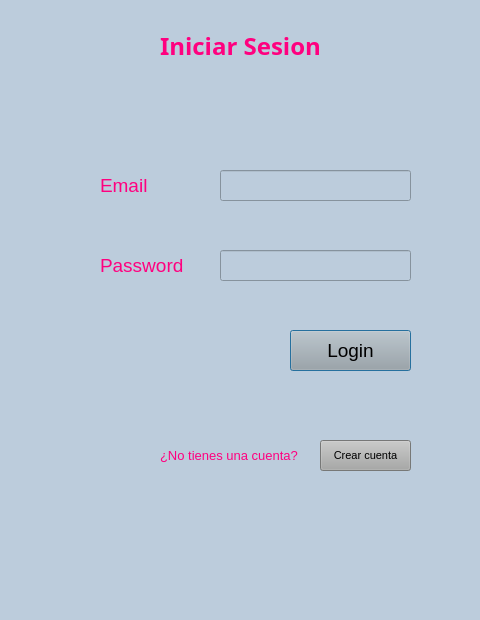
<?xml version="1.0" encoding="UTF-8"?>
<ui version="4.0">
 <class>Dialog</class>
 <widget class="QDialog" name="Dialog">
  <property name="geometry">
   <rect>
    <x>0</x>
    <y>0</y>
    <width>480</width>
    <height>620</height>
   </rect>
  </property>
  <property name="windowTitle">
   <string>Dialog</string>
  </property>
  <property name="styleSheet">
   <string notr="true">background-color: #bcccdc/*rgb(60,60,60)*/;
</string>
  </property>
  <widget class="QLabel" name="label">
   <property name="geometry">
    <rect>
     <x>160</x>
     <y>30</y>
     <width>191</width>
     <height>31</height>
    </rect>
   </property>
   <property name="font">
    <font>
     <family>Arial Black</family>
     <pointsize>18</pointsize>
     <weight>75</weight>
     <bold>true</bold>
    </font>
   </property>
   <property name="styleSheet">
    <string notr="true">color: rgb(255, 0, 127);</string>
   </property>
   <property name="text">
    <string>Iniciar Sesion </string>
   </property>
  </widget>
  <widget class="QLabel" name="label_2">
   <property name="geometry">
    <rect>
     <x>100</x>
     <y>170</y>
     <width>61</width>
     <height>31</height>
    </rect>
   </property>
   <property name="font">
    <font>
     <family>Arial</family>
     <pointsize>14</pointsize>
    </font>
   </property>
   <property name="styleSheet">
    <string notr="true">color: rgb(255, 0, 127);</string>
   </property>
   <property name="text">
    <string>Email</string>
   </property>
  </widget>
  <widget class="QLabel" name="label_3">
   <property name="geometry">
    <rect>
     <x>100</x>
     <y>250</y>
     <width>101</width>
     <height>31</height>
    </rect>
   </property>
   <property name="font">
    <font>
     <family>Arial</family>
     <pointsize>14</pointsize>
    </font>
   </property>
   <property name="styleSheet">
    <string notr="true">color: rgb(255, 0, 127);</string>
   </property>
   <property name="text">
    <string>Password </string>
   </property>
  </widget>
  <widget class="QLineEdit" name="email">
   <property name="geometry">
    <rect>
     <x>220</x>
     <y>170</y>
     <width>191</width>
     <height>31</height>
    </rect>
   </property>
   <property name="font">
    <font>
     <family>Arial</family>
     <pointsize>14</pointsize>
    </font>
   </property>
   <property name="styleSheet">
    <string notr="true">color: rgb(255, 255, 255);</string>
   </property>
  </widget>
  <widget class="QLineEdit" name="password">
   <property name="geometry">
    <rect>
     <x>220</x>
     <y>250</y>
     <width>191</width>
     <height>31</height>
    </rect>
   </property>
   <property name="font">
    <font>
     <family>Arial</family>
     <pointsize>14</pointsize>
    </font>
   </property>
   <property name="styleSheet">
    <string notr="true">color: rgb(255, 255, 255);</string>
   </property>
  </widget>
  <widget class="QPushButton" name="loginbutton">
   <property name="geometry">
    <rect>
     <x>290</x>
     <y>330</y>
     <width>121</width>
     <height>41</height>
    </rect>
   </property>
   <property name="font">
    <font>
     <family>Arial</family>
     <pointsize>14</pointsize>
    </font>
   </property>
   <property name="styleSheet">
    <string notr="true">background-color: rgb(167, 168, 167);</string>
   </property>
   <property name="text">
    <string>Login</string>
   </property>
  </widget>
  <widget class="QLabel" name="label_4">
   <property name="geometry">
    <rect>
     <x>160</x>
     <y>440</y>
     <width>161</width>
     <height>31</height>
    </rect>
   </property>
   <property name="font">
    <font>
     <family>Arial</family>
     <pointsize>10</pointsize>
    </font>
   </property>
   <property name="styleSheet">
    <string notr="true">color: rgb(255, 0, 127);</string>
   </property>
   <property name="text">
    <string>¿No tienes una cuenta?</string>
   </property>
  </widget>
  <widget class="QPushButton" name="crearcuent">
   <property name="geometry">
    <rect>
     <x>320</x>
     <y>440</y>
     <width>91</width>
     <height>31</height>
    </rect>
   </property>
   <property name="font">
    <font>
     <family>Arial</family>
     <pointsize>8</pointsize>
    </font>
   </property>
   <property name="styleSheet">
    <string notr="true">background-color: rgb(167, 168, 167);</string>
   </property>
   <property name="text">
    <string>Crear cuenta</string>
   </property>
  </widget>
 </widget>
 <resources/>
 <connections/>
</ui>
